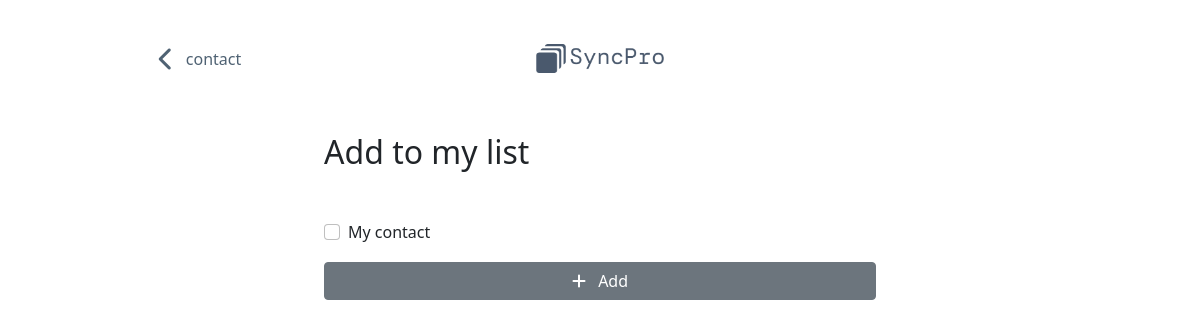
The page /add-contact/6 (signed in) on the database as committed earlier.
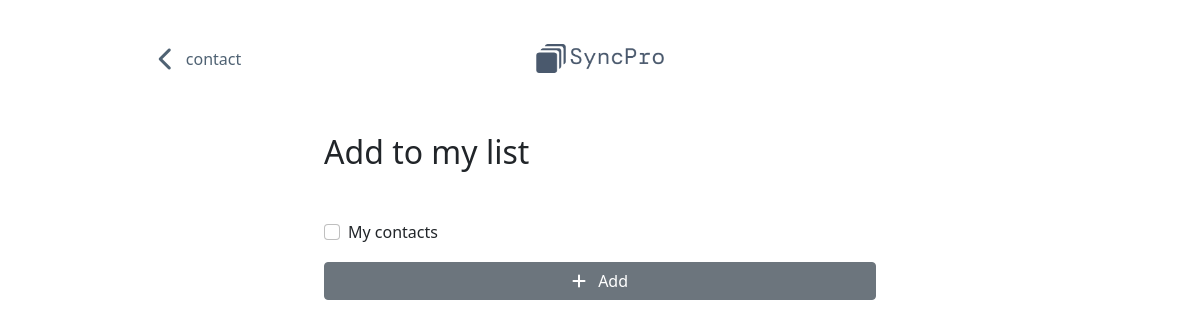
The same page on the database as committed later.
### tables this page shows
CREATE TABLE lists (
    id INTEGER PRIMARY KEY,
    list_name TEXT NOT NULL,
    user_id INTEGER NOT NULL,
    FOREIGN KEY (user_id) REFERENCES users (id)
);

### app.py (the view)
@app.route("/add-contact/<int:profile_id>", methods=["GET", "POST"])
@login_required
def add_contact_route(profile_id):
  return add_contact(profile_id)

### app.py (called while the page is built)
@app.after_request
def after_request(response):
  response.headers["Cache-Control"] = "no-cache, no-store, must-revalidate"
  response.headers["Expires"] = 0
  response.headers["Pragma"] = "no-cache"
  return response

### contact.py (called while the page is built, shortened)
def add_contact(profile_id):
  user_id = session["id"]
  if request.method == "POST":
    selected_list = request.form.getlist("selected_list")
    for list_id in selected_list:
      exist_contact = db.execute(
        "SELECT * FROM lists JOIN lists_profiles ON lists.id = lists_profiles.list_id WHERE lists.id = ? AND lists_profiles.profile_id = ?",
        list_id,
        profile_id,
      )
      if exist_contact:
        return redirect("/")
      else:
        db.execute(
          "INSERT INTO lists_profiles (list_id, profile_id) VALUES (?, ?)",
          list_id,
          profile_id,
        )
    return redirect("/")
  else:
    lists = db.execute("SELECT * FROM lists WHERE user_id = ?", user_id)
    return render_template("add-contact.html", lists=lists, profile_id=profile_id)

### helpers.py (called while the page is built, shortened)
def login_required(f):
  @wraps(f)
  def decorated_function(*args, **kwargs):
    return f(*args, **kwargs)
  return decorated_function

### templates/add-contact.html (shortened to what this page needs)
{% extends "layout.html" %}
{% block nav %}
<div class="container-fluid">
  <a href="/profile-detail/{{ profile_id }}">
    <i class="fa-solid fa-chevron-left fa-xl me-2"></i>
    contact
  </a>
</div>
<div class="container-fluid">
  <img src="/static/logo-dark.png" alt="logo" class="logo">
</div>
{% endblock %}
{% block main %}
<section>
  <div>
    <div class="container pb-2 px-4">
      <h2 class="mb-5">Add to my list</h2>
      <form id="add-contact-form" action="/add-contact/{{ profile_id }}" method="post">
        {% for list in lists %}
            <div class="form-check">
                <input class="form-check-input" type="checkbox" name="selected_list" value="{{ list.id }}" id="list_{{ list.id }}">
                <label class="form-check-label" for="list_{{ list.id }}">
                    {{ list.list_name }}
                </label>
            </div>
        {% endfor %}
        <button id="add-contact" type="submit" class="btn btn-secondary my-3 w-100">
          <i class="fa-solid fa-plus me-2"></i>
          Add
        </button>
      </form>
    </div>
  </div>
</section>
{% endblock %}

Rows that differ between the two databases and show on the page:
changed lists: list_name "My contact" → "My contacts"
